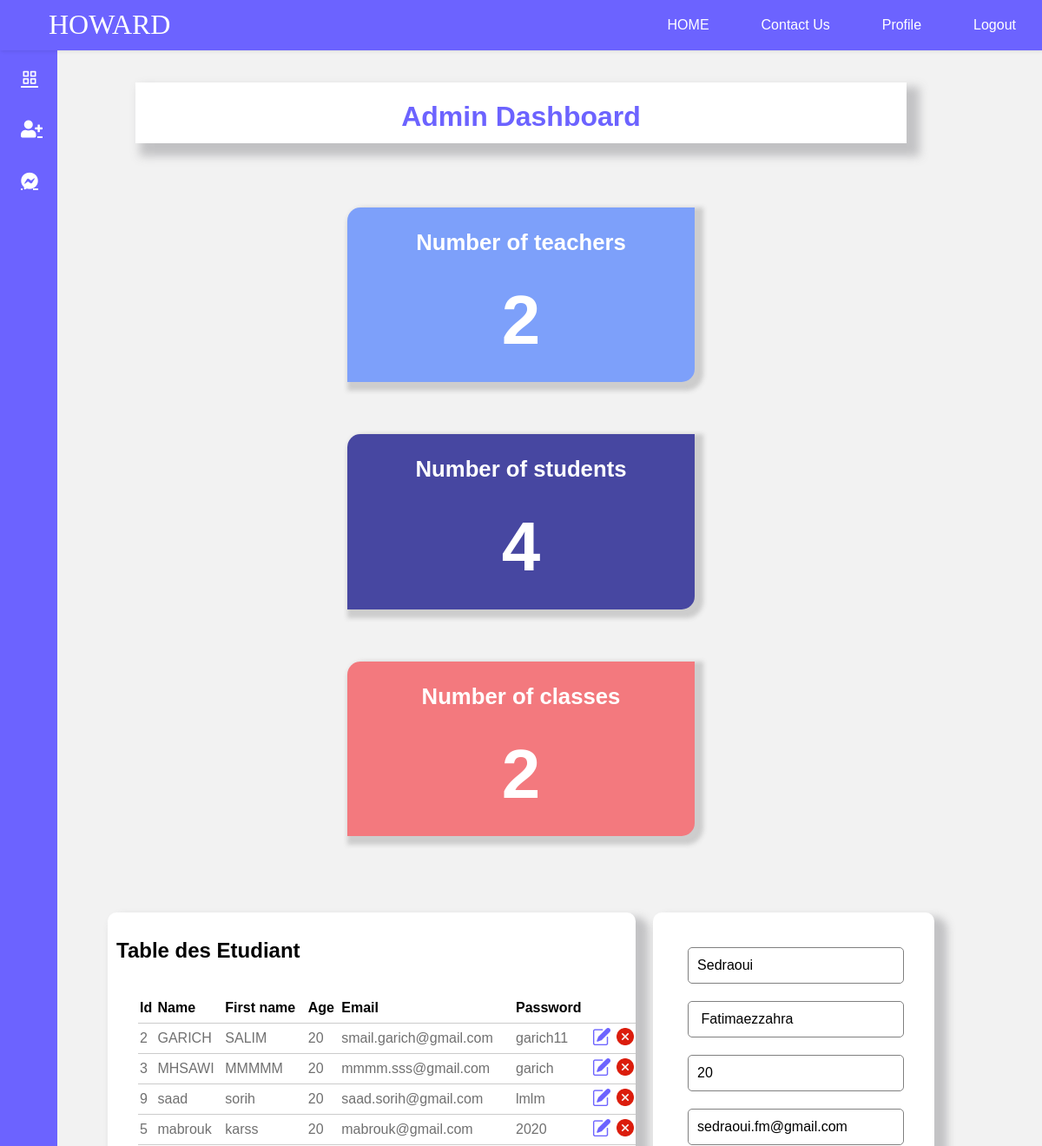
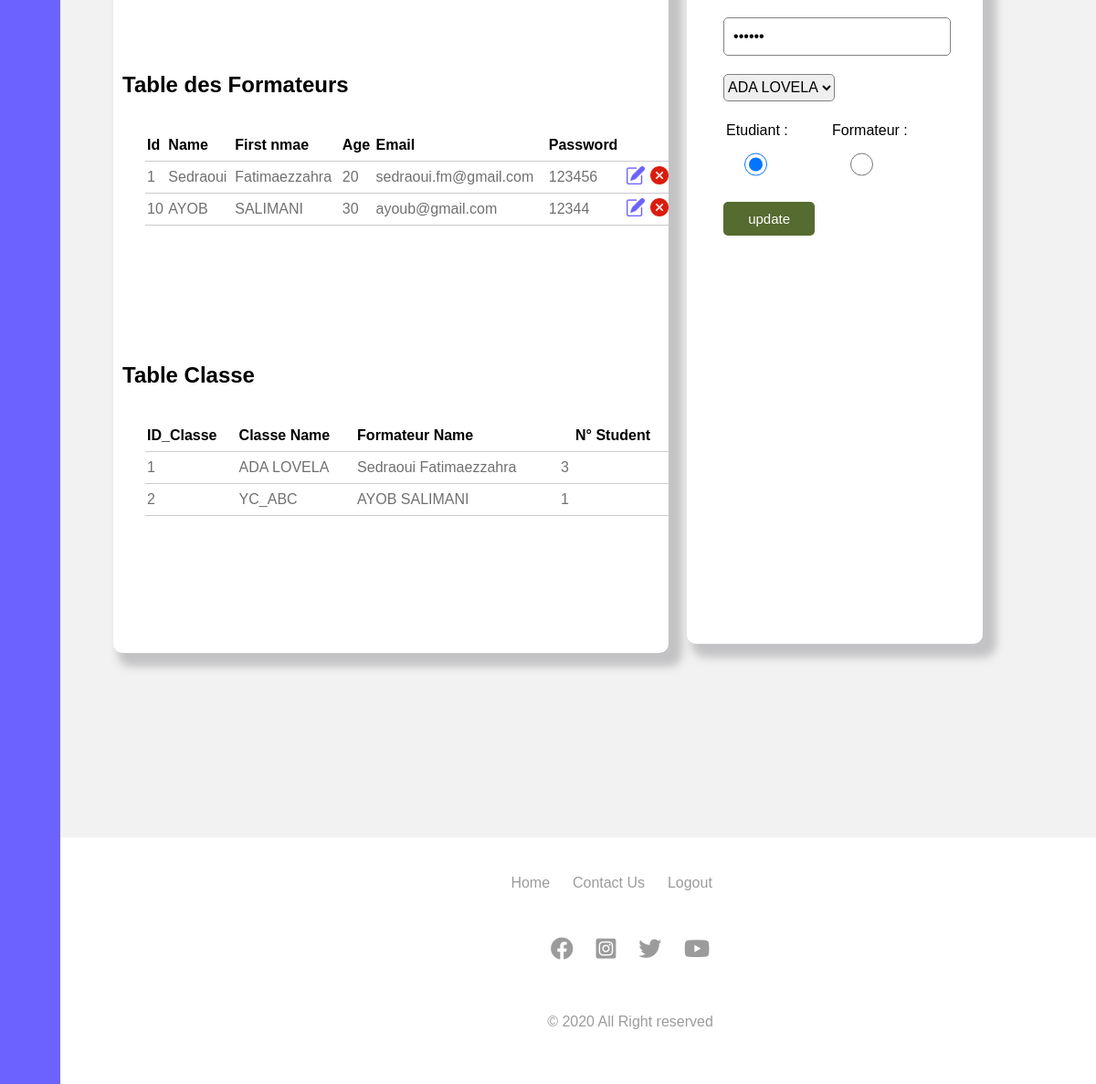
The app's page /Php_Project-main/Php_Project-main/adminDash.php?do=edit&edit=1 (signed in) with its own data (2 pictures, top to bottom).
### tables this page shows
CREATE TABLE IF NOT EXISTS `personne_etud` (
  `ID_ETUDIANT` int(11) NOT NULL AUTO_INCREMENT,
  `ID_PERSON` int(11) NOT NULL,
  `ID_ClasseETD` int(11) NOT NULL,
  PRIMARY KEY (`ID_ETUDIANT`,`ID_PERSON`),
  KEY `FK_Etudiant_Personne` (`ID_PERSON`),
  KEY `FK_Classe_Etudiant` (`ID_ClasseETD`)
);

CREATE TABLE IF NOT EXISTS `personne` (
  `ID_PERSON` int(11) NOT NULL AUTO_INCREMENT,
  `NOM` varchar(50) DEFAULT NULL,
  `PRENOM` varchar(50) DEFAULT NULL,
  `AGE` int(11) DEFAULT NULL,
  `EMAIL` varchar(50) DEFAULT NULL,
  `PASSWORD` varchar(50) DEFAULT NULL,
  PRIMARY KEY (`ID_PERSON`)
);

CREATE TABLE IF NOT EXISTS `personne_formateur` (
  `ID_FORMATEUR` int(11) NOT NULL AUTO_INCREMENT,
  `ID_PERSON` int(11) NOT NULL,
  PRIMARY KEY (`ID_FORMATEUR`,`ID_PERSON`),
  KEY `FK_Formateur_Personne` (`ID_PERSON`)
);

create table CLASSE_ETD
(
   ID_CLASSE_ETD        int not null,
   ID_FORMATEUR         int not null,
   NOM                  char(10),
   primary key (ID_CLASSE_ETD)
);

### Php_Project-main/Php_Project-main/adminDash.php (the view, shortened to what this page needs)
<!DOCTYPE html>
<html lang="en">
	<head>
    <link
      href="https://cdn.jsdelivr.net/npm/boxicons@2.0.5/css/boxicons.min.css"
      rel="stylesheet"
    />
    <link
      rel="stylesheet"
      href="https://cdnjs.cloudflare.com/ajax/libs/font-awesome/5.15.2/css/all.min.css"
    />
		<link rel="stylesheet" href="sass/navbar.css" />
		<link rel="stylesheet" href="sass/footer.css">
        <link rel="stylesheet" href="sass/main.css">
        <link rel="stylesheet" href="sass/styles.css">
<?php   include('server.php');
		include('connect.php');
		include('includ_html/hedar.php');
		$do=isset($_GET['do']) ? $_GET['do'] : 'Manage';
		$comnd = $con->prepare("SELECT COUNT(personne_formateur.ID_FORMATEUR) as NB FROM personne_formateur ");
    	$comnd->execute();
		$row_1 =$comnd->fetch();
		$comnd = $con->prepare("SELECT COUNT(personne_etud.ID_ETUDIANT) as NB FROM personne_etud ");
    	$comnd->execute();
		$row_2 =$comnd->fetch();
		$comnd = $con->prepare("SELECT COUNT(classe_etd.ID_CLASSE_ETD) as NB FROM classe_etd ");
    	$comnd->execute();
		$row_3 =$comnd->fetch();
	if (isset($_GET['edit'])) {
		$id = $_GET['edit'];
		$update = true;
		$record = mysqli_query($db, "SELECT * FROM personne WHERE ID_PERSON=$id");
			$n = mysqli_fetch_array($record);
            $name = $n['NOM'];
            $fname = $n['PRENOM'];
            $age = $n['AGE'];
            $email = $n['EMAIL'];
            $password = $n['PASSWORD'];
	}
?>
		<main>
			<div class="l-navbar" id="nav-bar">
				<nav class="nav">
					<div>
						<a href="adminDash.php" class="nav__link">
							<i class="bx bx-grid-alt nav__icon"></i>
						</a>
						<div class="nav__list">
							<a href="adminDash.php?do=add" class="nav__link ">
								<i class="fas fa-user-plus nav__icon"></i>
							</a>
							<a href="adminDash.php?do=msg" class="nav__link ">
								<i class="fab fa-facebook-messenger nav__icon"></i>
							</a>
						</div>
					</div>
				</nav>
			</div>
		<div class="containerDash">
			<div class="maincontent">
				<div class="adminDashtitle">
					<h1>Admin Dashboard</h1>
				</div>
				<div class="sts">
			<div class="item">
				<h3>
					Number of teachers<br><br> <span > <?php echo $row_1['NB'];  ?></span>
				</h3>
			</div>
			<div class="item">
				<h3>
					Number of students<br><br><span > <?php echo $row_2['NB'];  ?></span>
				</h3>
			</div>
			<div class="item">
				<h3>
					Number of classes<br><br><span > <?php echo $row_3['NB'];  ?></span>
				</h3>
			</div>
		</div>
		<?php
		if($do == 'Manage' || $do=='add' || $do=='edit'){
		?>
	<div class="aze">
		<div class="<?php if($do=='Manage') echo 'mng_class';else echo 'tables';  ?> ">
               <?php $results1 = mysqli_query($db, "SELECT * from personne inner join personne_etud on personne.ID_PERSON = personne_etud.ID_PERSON"); ?>
			   <h2 class="titles">Table des Etudiant</h2>
                <div class="tablewrapper ">
                    <table>
                        <thead>
                            <tr>
							<th>Id</th>
                                <th>Name</th>
                                <th>First name</th>
                                <th id="show">Age</th>
                                <th  id="show">Email</th>
                                <th id="show">Password</th>
                                <th colspan="2"></th>
                            </tr>
                        </thead>
                        <?php while ($row1 = mysqli_fetch_array($results1)) { ?>
                            <tr>
								<td><?php echo $row1['ID_PERSON']; ?></td>
                                <td><?php echo $row1['NOM']; ?></td>
                                <td><?php echo $row1['PRENOM']; ?></td>
                                <td id="show"><?php echo $row1['AGE']; ?></td>
                                <td id="show"><?php echo $row1['EMAIL']; ?></td>
                                <td id="show"><?php echo $row1['PASSWORD']; ?></td>
                                <td>
                                    <a href="adminDash.php?do=edit&edit=<?php echo $row1['ID_PERSON']; ?>" class="edit_btn" ><img width="20px" src="img/edit.png"></a>
                                </td>
                                <td>
                                    <a href="server.php?del=<?php echo $row1['ID_PERSON']; ?>" class="del_btn"><img width="20px" src="img/remove.png"></a>
                                </td>
                            </tr>
                        <?php } ?>
                    </table>
                </div>
					<?php
					$results2 = mysqli_query($db, "SELECT * FROM personne INNER JOIN personne_formateur ON personne.ID_PERSON = personne_formateur.ID_PERSON"); ?>
			   <h2 class="titles">Table des Formateurs</h2>
                <div class="tablewrapper">
                    <table>
                        <thead>
                            <tr>
								<th>Id</th>
                                <th>Name</th>
                                <th>First nmae</th>
                                <th id="show">Age</th>
                                <th id="show">Email</th>
                                <th id="show">Password</th>
                                <th colspan="2"></th>
                            </tr>
                        </thead>
                        <?php while ($row2 = mysqli_fetch_array($results2)) { ?>
                            <tr>
							    <td><?php echo $row2['ID_PERSON']; ?></td>
                                <td><?php echo $row2['NOM']; ?></td>
                                <td><?php echo $row2['PRENOM']; ?></td>
                                <td id="show"><?php echo $row2['AGE']; ?></td>
                                <td id="show"><?php echo $row2['EMAIL']; ?></td>
                                <td id="show"><?php echo $row2['PASSWORD']; ?></td>
                                <td>
                                    <a href="adminDash.php?do=edit&edit=<?php echo $row2['ID_PERSON']; ?>" class="edit_btn" ><img width="20px" src="img/edit.png"></a>
                                </td>
                                <td>
                                    <a href="server.php?del=<?php echo $row2['ID_PERSON']; ?>" class="del_btn"><img width="20px" src="img/remove.png"></a>
                                </td>
                            </tr>
                        <?php } ?>
                    </table>
                    </div>
					<?php
					$results2 = mysqli_query($db, "SELECT   classe_etd.* , CONCAT(personne.NOM,' ',personne.PRENOM) AS Nom_cmp,COUNT(personne_etud.ID_ETUDIANT) AS NB_ETD
					FROM classe_etd INNER JOIN personne_formateur ON personne_formateur.ID_FORMATEUR = classe_etd.ID_FORMATEUR
					INNER JOIN personne ON personne_formateur.ID_PERSON = personne.ID_PERSON
					INNER JOIN personne_etud ON classe_etd.ID_CLASSE_ETD = personne_etud.ID_ClasseETD
					GROUP BY  classe_etd.NOM ,Nom_cmp"); ?>
			   <h2 class="titles">Table Classe </h2>
                <div class="tablewrapper">
                    <table>
                        <thead>
                            <tr>
								<th>ID_Classe</th>
                                <th>Classe Name</th>
                                <th colspan="2">Formateur Name</th>
                                <th >N° Student</th>
                            </tr>
                        </thead>
                        <?php while ($row2 = mysqli_fetch_array($results2)) { ?>
                            <tr>
							    <td><?php echo $row2['ID_CLASSE_ETD']; ?></td>
								<td><?php echo $row2['NOM']; ?></td>
                                <td><?php echo $row2['Nom_cmp']; ?></td>
                                <td><?php echo $row2['NB_ETD']; ?></td>
                            </tr>
                        <?php } ?>
                    </table>
                    </div>
					<?php } ?>
		</div>
		<?php
		if( $do=='add' || $do=='edit'){ ?>
            <form id="adminform" method="post" action="server.php">
                <div class="input-group">
                    <input type="text" name="name" placeholder="Name" value="<?php echo $name; ?>">
                </div>
                <div class="input-group">
                    <input type="text" name="fname" placeholder="First Name" value="<?php echo $fname; ?>">
                </div>
                <div class="input-group">
                    <input type="text" name="age" placeholder="Age" value="<?php echo $age; ?>">
                </div>
                <div class="input-group">
                    <input type="email" placeholder="Email //Ex : azert@email.com" pattern="[a-z0-9._%+-]+@[a-z0-9.-]+.[a-z]{2,}$" name="email" value="<?php echo $email; ?>">
                </div>
                <div class="input-group">
                    <input type="password" name="password" placeholder="password" value="<?php echo $password; ?>">
                </div>
				<div class="azerty input-group">
				    <?php $results4 = mysqli_query($db, "SELECT * FROM classe_etd"); ?>
					<select id="selectA" name="classes">
						<?php while ($row4 = mysqli_fetch_array($results4)) { ?>
							<option value="<?php echo $row4['ID_CLASSE_ETD']; ?>"><?php echo $row4['NOM']; ?></option>
						<?php } ?>
					</select>
				</div>
				<div class="radio input-group">
                    <label>Etudiant : <input  id="etd_R" class="radiobutton" type="radio" name="selection" checked value="etudiant"></label>
					<label>Formateur : <input id="frm_R" class="radiobutton" type="radio" name="selection"  value="formateur"></label>
                </div>
                <div class="input-group">
                <?php if ($update == true): ?>
                <button class="btn" type="submit" name="update" style="background: #556B2F;" >update</button>
                <?php else: ?>
                    <button class="btn" type="submit" name="save" >Save</button>
                <?php endif ?>
		        </div>
	        </form>
			<?php } ?>
		</div>
	</div>
</div>
		</main>
		<footer>
      <div class="footer-con">
        <div class="footer-row footer-row__1">
          <ul>
            <li><a href="#">&#169; 2020 All Right reserved</a></li>
          </ul>
        </div>
        <div class="footer-row footer-row__2">
          <ul>
            <li><a href="#">Home</a></li>
            <li><a href="#">Contact Us</a></li>
            <li><a href="#">Logout</a></li>
          </ul>
        </div>
        <div class="footer-row footer-row__3">
          <ul>
            <li>
              <a href="#"><i class="fab fa-facebook"></i></a>
            </li>
            <li>
              <a href="#"><i class="fab fa-instagram-square"></i></a>
            </li>
            <li>
              <a href="#"><i class="fab fa-twitter"></i></a>
            </li>
            <li>
              <a href="#"><i class="fab fa-youtube"></i></a>
            </li>
          </ul>
        </div>
      </div>
    </footer>
	</body>
</html>

### Php_Project-main/Php_Project-main/sass/navbar.css (style rules this page uses)
body { margin: 0; font-family: Helvetica, sans-serif; background-color: #f2f2f2; }
a { color: white; }

### records on screen
personne_etud: ID_PERSON "2", ID_PERSON.NOM "GARICH", ID_PERSON.PRENOM "SALIM", ID_PERSON.AGE "20", ID_PERSON.EMAIL "smail.garich@gmail.com", ID_PERSON.PASSWORD "garich11"
personne_etud: ID_PERSON "3", ID_PERSON.NOM "MHSAWI", ID_PERSON.PRENOM "MMMMM", ID_PERSON.AGE "20", ID_PERSON.EMAIL "mmmm.sss@gmail.com", ID_PERSON.PASSWORD "garich"
personne_etud: ID_PERSON "9", ID_PERSON.NOM "saad", ID_PERSON.PRENOM "sorih", ID_PERSON.AGE "20", ID_PERSON.EMAIL "saad.sorih@gmail.com", ID_PERSON.PASSWORD "lmlm"
personne_etud: ID_PERSON "5", ID_PERSON.NOM "mabrouk", ID_PERSON.PRENOM "karss", ID_PERSON.AGE "20", ID_PERSON.EMAIL "mabrouk@gmail.com", ID_PERSON.PASSWORD "2020"
personne_formateur: ID_PERSON "1", ID_PERSON.NOM "Sedraoui", ID_PERSON.PRENOM "Fatimaezzahra", ID_PERSON.AGE "20", ID_PERSON.EMAIL "sedraoui.fm@gmail.com", ID_PERSON.PASSWORD "123456"
personne_formateur: ID_PERSON "10", ID_PERSON.NOM "AYOB", ID_PERSON.PRENOM "SALIMANI", ID_PERSON.AGE "30", ID_PERSON.EMAIL "ayoub@gmail.com", ID_PERSON.PASSWORD "12344"
classe_etd: ID_CLASSE_ETD "1", NOM "ADA LOVELA", Nom_cmp "Sedraoui Fatimaezzahra", NB_ETD "3"
classe_etd: ID_CLASSE_ETD "2", NOM "YC_ABC", Nom_cmp "AYOB SALIMANI", NB_ETD "1"
personne: name "Sedraoui", fname "Fatimaezzahra", age "20", email "sedraoui.fm@gmail.com"

### other values on screen
$row_1['NB'] "2"
$row_2['NB'] "4"
$row_3['NB'] "2"
form field classes "ADA LOVELA"
